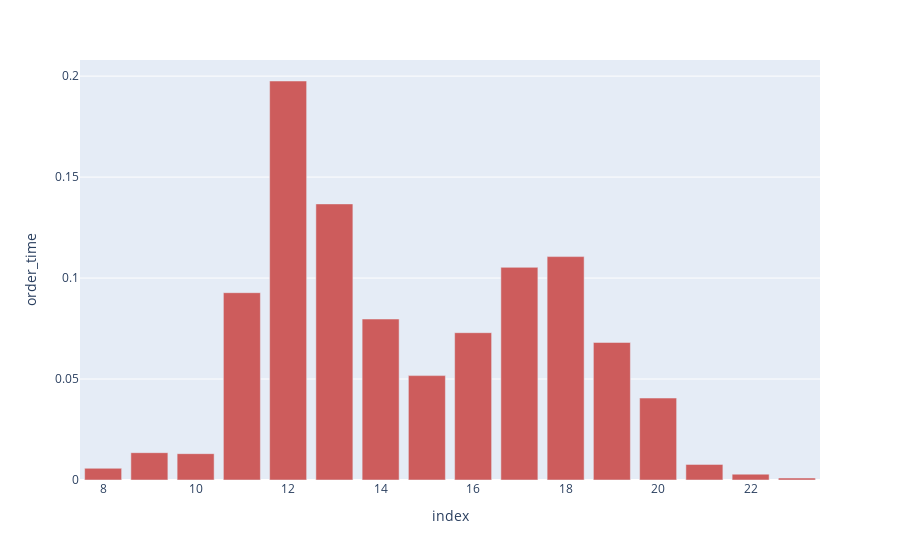

The code cell stored with this chart in its notebook:
### Code cell
# Hourly Demand Distribution (Percentage)

df['order_time'] = pd.to_datetime(df['order_time'])

orders_by_hour = df.order_time.dt.hour.value_counts(normalize = True).reset_index().sort_values('order_time')
print(orders_by_hour)
orders_by_hour_bar = px.bar(orders_by_hour, x="index", y='order_time', color_discrete_sequence=['indianred'])
orders_by_hour_bar.show()

#py.plot(orders_by_hour_bar, filename = 'orders_by_hour_bar', auto_open=True)

### Figure 1 — Plotly figure (JSON) as saved in the notebook; plotly's stock layout.template omitted (floating-point values rounded to 4 significant figures)
{"data": [{"alignmentgroup": "True", "hovertemplate": "index=%{x}<br>order_time=%{y}<extra></extra>", "legendgroup": "", "marker": {"color": "indianred"}, "name": "", "offsetgroup": "", "orientation": "v", "showlegend": false, "textposition": "auto", "type": "bar", "x": [23, 22, 8, 21, 10, 9, 20, 15, 19, 16, 14, 11, 17, 18, 13, 12], "xaxis": "x", "y": [0.0009662, 0.002899, 0.005797, 0.007729, 0.01304, 0.01353, 0.04058, 0.05169, 0.06812, 0.07295, 0.07971, 0.09275, 0.1053, 0.1106, 0.1367, 0.1976], "yaxis": "y"}], "layout": {"barmode": "relative", "legend": {"tracegroupgap": 0}, "margin": {"t": 60}, "xaxis": {"anchor": "y", "domain": [0, 1], "title": {"text": "index"}}, "yaxis": {"anchor": "x", "domain": [0, 1], "title": {"text": "order_time"}}}}
